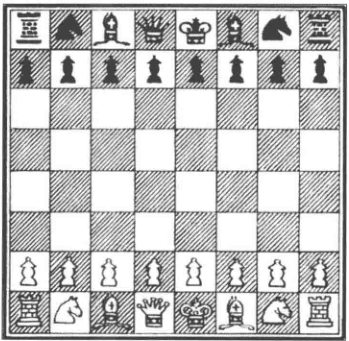
#> input picture image_retrieval/1602490762(1).jpg, 349 x 341 px, found by its file name
$ python image_retrieval.py
#> lines starting #> are read from the running program, lines starting #| are printed output that depends on the picture; after the words box and inside, x2 and y2 are one past the last pixel; in counts of white or black regions, pixels touching at a corner belong together
#检测角点特征
import cv2
import numpy as np

img = cv2.imread(r'image_retrieval\1602490762(1).jpg',1)
#> img is the input picture: shape (341, 349, 3); min 38, max 255, mean 192.9
gray = cv2.cvtColor(img, cv2.COLOR_BGR2GRAY)
gray = np.float32(gray)
dst = cv2.cornerHarris(gray, 2, 23, 0.04)   #用于检测图像的哈里斯角点检测，判断是否能检测出一点是不是图像的角点，第三个参数定义了sobel算子的中孔，是检点检测的敏感度，取值介于3和31之间的奇数
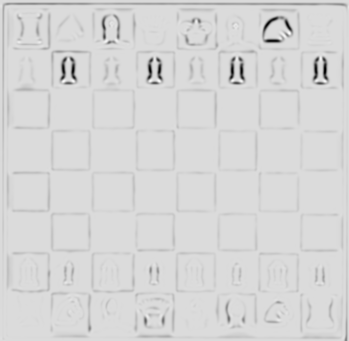
#> dst: shape (341, 349) float32; min -6.62e+29, max 1.08e+29, mean -1.41e+28; drawn with min black and max white
img[dst > 0.01 * dst.max()] = [0, 0, 255]   #将检测到的奇点标记为红色
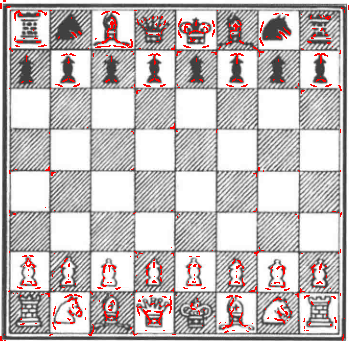
#> img: shape (341, 349, 3); 2.75% of pixels changed, all inside (x1, y1, x2, y2) = (0, 0, 349, 341)
while(True):
    cv2.imshow('corners', img)
    if cv2.waitKey(int(1000/12)) & 0xff == ord('q'):
#> (key q is pressed here)
        break
cv2.destroyAllWindows()
